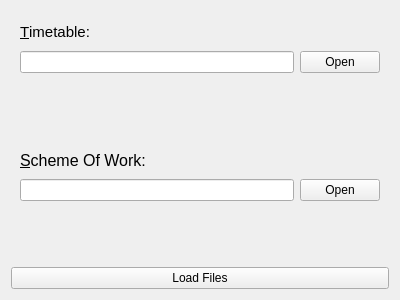
<?xml version="1.0" encoding="UTF-8"?>
<ui version="4.0">
 <class>LoadForm</class>
 <widget class="QWidget" name="LoadForm">
  <property name="geometry">
   <rect>
    <x>0</x>
    <y>0</y>
    <width>400</width>
    <height>300</height>
   </rect>
  </property>
  <property name="windowTitle">
   <string>Form</string>
  </property>
  <layout class="QVBoxLayout" name="verticalLayout_3">
   <item>
    <widget class="QWidget" name="timeTableWidget" native="true">
     <layout class="QVBoxLayout" name="verticalLayout_4">
      <property name="bottomMargin">
       <number>60</number>
      </property>
      <item>
       <layout class="QVBoxLayout" name="verticalLayout_2">
        <item>
         <widget class="QLabel" name="timeTableLabel">
          <property name="text">
           <string>&lt;html&gt;&lt;head/&gt;&lt;body&gt;&lt;p&gt;&lt;span style=&quot; font-size:11pt;&quot;&gt;&amp;amp;Timetable:&lt;/span&gt;&lt;/p&gt;&lt;/body&gt;&lt;/html&gt;</string>
          </property>
          <property name="buddy">
           <cstring>timeTableLineEdit</cstring>
          </property>
         </widget>
        </item>
        <item>
         <layout class="QHBoxLayout" name="horizontalLayout">
          <item>
           <widget class="QLineEdit" name="timeTableLineEdit"/>
          </item>
          <item>
           <widget class="QPushButton" name="btnOpenTimeTable">
            <property name="text">
             <string>Open</string>
            </property>
           </widget>
          </item>
         </layout>
        </item>
       </layout>
      </item>
     </layout>
    </widget>
   </item>
   <item>
    <widget class="QWidget" name="schemeworkWidget" native="true">
     <layout class="QVBoxLayout" name="verticalLayout_5">
      <property name="bottomMargin">
       <number>60</number>
      </property>
      <item>
       <layout class="QVBoxLayout" name="verticalLayout">
        <item>
         <widget class="QLabel" name="schemeworkLabel">
          <property name="text">
           <string>&lt;html&gt;&lt;head/&gt;&lt;body&gt;&lt;p&gt;&lt;span style=&quot; font-size:12pt;&quot;&gt;&amp;amp;Scheme Of Work:&lt;/span&gt;&lt;/p&gt;&lt;/body&gt;&lt;/html&gt;</string>
          </property>
          <property name="buddy">
           <cstring>schemeworkLineEdit</cstring>
          </property>
         </widget>
        </item>
        <item>
         <layout class="QHBoxLayout" name="horizontalLayout_2">
          <item>
           <widget class="QLineEdit" name="schemeworkLineEdit"/>
          </item>
          <item>
           <widget class="QPushButton" name="btnOpenSchemework">
            <property name="text">
             <string>Open</string>
            </property>
           </widget>
          </item>
         </layout>
        </item>
       </layout>
      </item>
     </layout>
    </widget>
   </item>
   <item>
    <widget class="QPushButton" name="btnLoadFiles">
     <property name="text">
      <string>Load Files</string>
     </property>
    </widget>
   </item>
  </layout>
 </widget>
 <tabstops>
  <tabstop>timeTableLineEdit</tabstop>
  <tabstop>btnOpenTimeTable</tabstop>
  <tabstop>schemeworkLineEdit</tabstop>
  <tabstop>btnOpenSchemework</tabstop>
  <tabstop>btnLoadFiles</tabstop>
 </tabstops>
 <resources/>
 <connections/>
</ui>
